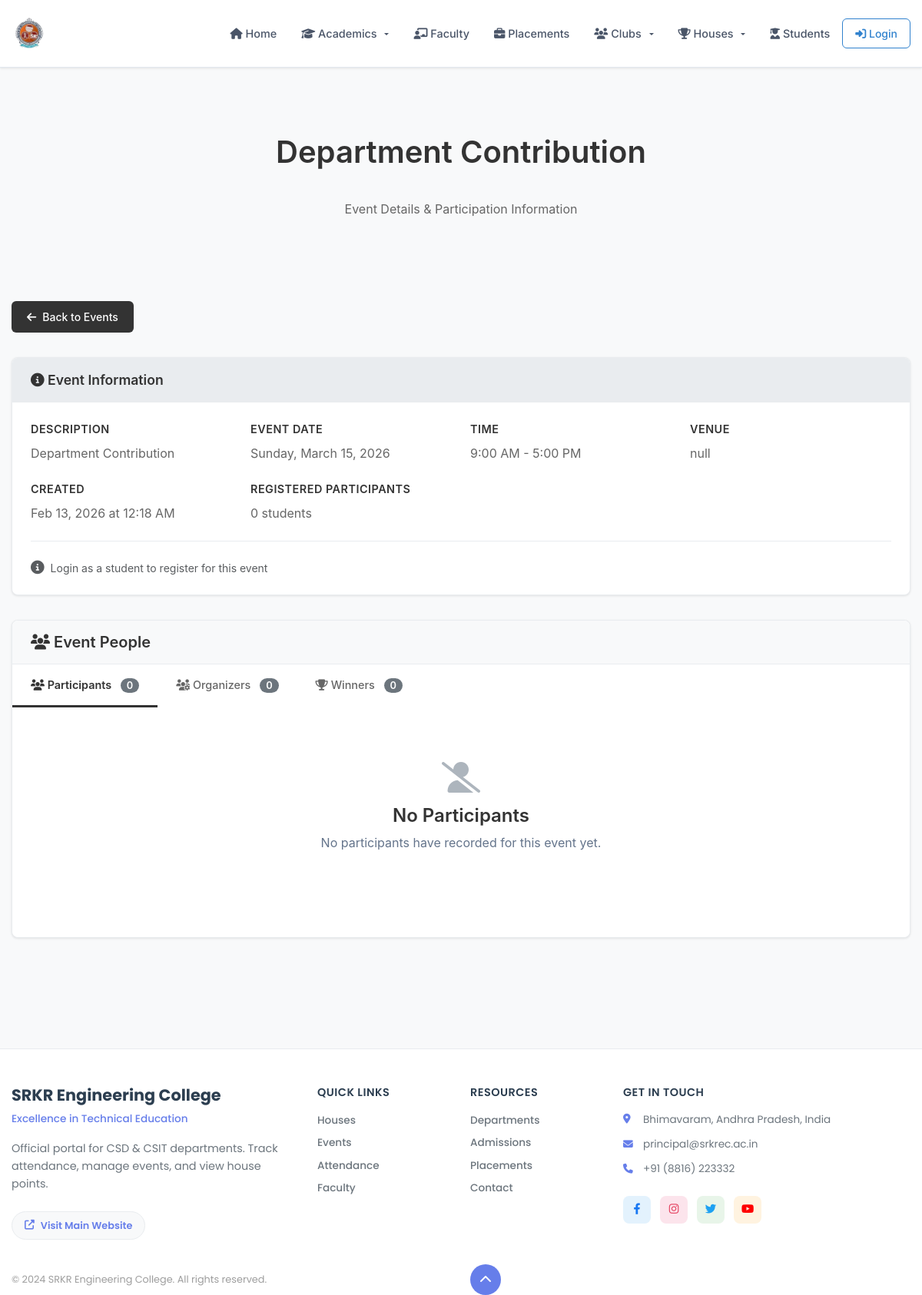
The app's page /event_detail.php?event_id=1 with its own data.
### tables this page shows
CREATE TABLE `events` (
  `event_id` int(11) NOT NULL,
  `admin_id` int(11) NOT NULL,
  `title` varchar(100) NOT NULL,
  `description` text DEFAULT NULL,
  `venue` varchar(150) DEFAULT NULL,
  `event_date` date NOT NULL,
  `start_time` time NOT NULL,
  `end_time` time DEFAULT NULL,
  `image_path` varchar(255) DEFAULT NULL,
  `created_at` timestamp NOT NULL DEFAULT current_timestamp(),
  `updated_at` timestamp NOT NULL DEFAULT current_timestamp() ON UPDATE current_timestamp(),
  `hid` int(11) DEFAULT NULL,
  `accept_registrations` tinyint(1) NOT NULL DEFAULT 1,
  `participate_points` int(11) NOT NULL DEFAULT 5,
  `winner_points` int(11) NOT NULL DEFAULT 10,
  `runner_points` int(11) NOT NULL DEFAULT 8,
  `organiser_points` int(11) NOT NULL DEFAULT 7
);

### event_detail.php (the view, shortened to what this page needs)
<?php
include './connect.php';
$event_id = $_GET['event_id'] ?? null;
$organizers_data = [];
$participants_data = [];
$winners_data = [];
$event_query = "SELECT * FROM events WHERE event_id = ?";
$stmt = mysqli_prepare($conn, $event_query);
mysqli_stmt_bind_param($stmt, "i", $event_id);
mysqli_stmt_execute($stmt);
$event_result = mysqli_stmt_get_result($stmt);
$event_data = mysqli_fetch_assoc($event_result);
?>
<!DOCTYPE html>
<html lang="en">
<head>
    <?php include "./head.php"; ?>
</head>
<body>
    <?php include "nav.php"; ?>
    <div class="page-header">
        <div class="container">
            <h1 class="page-title"><?php echo htmlspecialchars($event_data['title']); ?></h1>
            <p class="page-subtitle">Event Details & Participation Information</p>
        </div>
    </div>
    <div class="main-content">
        <div class="container">
            <div class="back-nav">
                <a href="events_overview.php" class="back-btn">
                    <i class="fas fa-arrow-left"></i>
                    Back to Events
                </a>
            </div>
            <div class="detail-card">
                <div class="detail-card-header">
                    <i class="fas fa-info-circle"></i> Event Information
                </div>
                <div class="detail-card-body">
                    <div class="event-info-grid">
                        <div class="info-item">
                            <div class="info-label">Description</div>
                            <div class="info-value"><?php echo nl2br(htmlspecialchars($event_data['description'])); ?></div>
                        </div>
                        <div class="info-item">
                            <div class="info-label">Event Date</div>
                            <div class="info-value"><?php echo date('l, F j, Y', strtotime($event_data['event_date'])); ?></div>
                        </div>
                        <div class="info-item">
                            <div class="info-label">Time</div>
                            <div class="info-value"><?php echo date('g:i A', strtotime($event_data['start_time'])); ?> - <?php echo date('g:i A', strtotime($event_data['end_time'])); ?></div>
                        </div>
                        <div class="info-item">
                            <div class="info-label">Venue</div>
                            <div class="info-value"><?php echo htmlspecialchars($event_data['venue']); ?></div>
                        </div>
                        <div class="info-item">
                            <div class="info-label">Created</div>
                            <div class="info-value"><?php echo date('M j, Y \a\t g:i A', strtotime($event_data['created_at'])); ?></div>
                        </div>
                        <div class="info-item">
                            <div class="info-label">Registered Participants</div>
                            <div class="info-value">
                                <?php
                                $count_query = "SELECT COUNT(*) as total FROM registrations WHERE event_id = ? AND status != 'cancelled'";
                                $count_stmt = mysqli_prepare($conn, $count_query);
                                mysqli_stmt_bind_param($count_stmt, "i", $event_id);
                                mysqli_stmt_execute($count_stmt);
                                $count_result = mysqli_stmt_get_result($count_stmt);
                                $registration_count = mysqli_fetch_assoc($count_result)['total'];
                                echo $registration_count . " student" . ($registration_count != 1 ? "s" : "");
                                ?>
                            </div>
                        </div>
                    </div>
                    <div class="mt-4 pt-4 border-top">
                        <?php
                        $is_student_logged_in = isset($_SESSION['student_logged_in']) && $_SESSION['student_logged_in'];
                        ?>
                        <div class="d-flex justify-content-between align-items-center flex-wrap gap-3">
                            <div class="registration-info">
                                <?php if (!$is_student_logged_in): ?>
                                    <div class="d-flex align-items-center">
                                        <i class="fas fa-info-circle text-muted me-2"></i>
                                        <span class="text-muted">Login as a student to register for this event</span>
                                    </div>
                                <?php endif; ?>
                            </div>
                        </div>
                    </div>
                </div>
            </div>
            <?php
            $event_datetime = $event_data['event_date'] . ' ' . $event_data['end_time'];
            $current_datetime = date('Y-m-d H:i:s');
            $event_has_ended = strtotime($event_datetime) < strtotime($current_datetime);
            ?>
            <?php if ($event_has_ended): ?>
            <div class="detail-card">
                <div class="tab-header">
                    <h5 class="mb-0" style="color: #333; font-weight: 600;">
                        <i class="fas fa-users"></i> Event People
                    </h5>
                </div>
                <ul class="nav nav-tabs event-tabs" id="eventPeopleTabs" role="tablist">
                    <li class="nav-item" role="presentation">
                        <button class="nav-link active" id="participants-tab" data-bs-toggle="tab" data-bs-target="#participants" type="button" role="tab" aria-controls="participants" aria-selected="true">
                            <i class="fas fa-users"></i> Participants
                            <span class="tab-count"><?php echo count($participants_data); ?></span>
                        </button>
                    </li>
                    <li class="nav-item" role="presentation">
                        <button class="nav-link" id="organizers-tab" data-bs-toggle="tab" data-bs-target="#organizers" type="button" role="tab" aria-controls="organizers" aria-selected="false">
                            <i class="fas fa-users-cog"></i> Organizers
                            <span class="tab-count"><?php echo count($organizers_data); ?></span>
                        </button>
                    </li>
                    <li class="nav-item" role="presentation">
                        <button class="nav-link" id="winners-tab" data-bs-toggle="tab" data-bs-target="#winners" type="button" role="tab" aria-controls="winners" aria-selected="false">
                            <i class="fas fa-trophy"></i> Winners
                            <span class="tab-count"><?php echo count($winners_data); ?></span>
                        </button>
                    </li>
                </ul>
                <div class="tab-content" id="eventPeopleTabContent">
                    <div class="tab-pane fade show active" id="participants" role="tabpanel" aria-labelledby="participants-tab">
                        <?php if (!empty($participants_data)): ?>
                            <div class="table-container">
                                <table class="table">
                                    <thead>
                                        <tr>
                                            <th>Student Name</th>
                                            <th>Student ID</th>
                                            <th>Status</th>
                                            <th>Points</th>
                                            <th>Registered</th>
                                        </tr>
                                    </thead>
                                    <tbody>
                                        <?php foreach ($participants_data as $participant): ?>
                                            <tr>
                                                <td><?php echo htmlspecialchars($participant['student_name']); ?></td>
                                                <td><?php echo htmlspecialchars($participant['student_id']); ?></td>
                                                <td>
                                                    <span class="status-badge status-<?php echo strtolower($participant['participation_status']); ?>">
                                                        <?php echo htmlspecialchars($participant['participation_status']); ?>
                                                    </span>
                                                </td>
                                                <td><span class="points-badge"><?php echo htmlspecialchars($participant['points']); ?></span></td>
                                                <td><?php echo date('M j, Y g:i A', strtotime($participant['registered_at'])); ?></td>
                                            </tr>
                                        <?php endforeach; ?>
                                    </tbody>
                                </table>
                            </div>
                        <?php else: ?>
                            <div class="empty-state">
                                <i class="fas fa-user-slash"></i>
                                <h4>No Participants</h4>
                                <p>No participants have recorded for this event yet.</p>
                            </div>
                        <?php endif; ?>
                    </div>
                </div>
            </div>
            <?php endif; ?>
        </div>
    </div>
    <?php include "footer.php"; ?>
</body>
</html>

### assets/css/typography-standards.css (style rules this page uses)
:root { --font-primary: 'Poppins', -apple-system, BlinkMacSystemFont, 'Segoe UI', Roboto, sans-serif; --fw-light: 300; --fw-regular: 400; --fw-medium: 500; --fw-semibold: 600; --fw-bold: 700; --fw-extrabold: 800; --fw-black: 900; --fs-hero: 4rem; --fs-h1: 2.8rem; --fs-h2: 2.2rem; --fs-h3: 1.8rem; --fs-h4: 1.5rem; --fs-h5: 1.25rem; --fs-h6: 1.1rem; --fs-body-large: 1.2rem; --fs-body: 1rem; --fs-body-small: 0.9rem; --fs-caption: 0.8rem; --fs-tiny: 0.7rem; --lh-tight: 1.1; --lh-snug: 1.2; --lh-normal: 1.5; --lh-relaxed: 1.6; --lh-loose: 1.8; --color-text-primary: #1e293b; --color-text-secondary: #64748b; --color-text-light: #94a3b8; --color-accent: #3b82f6; --color-success: #10b981; --color-warning: #f59e0b; --color-error: #ef4444; }
* { box-sizing: border-box; }
body { font-family: var(--font-primary); font-size: var(--fs-body); line-height: var(--lh-normal); color: var(--color-text-primary); font-weight: var(--fw-regular); -webkit-font-smoothing: antialiased; -moz-osx-font-smoothing: grayscale; }
.text-body, p { font-size: var(--fs-body); font-weight: var(--fw-regular); line-height: var(--lh-normal); color: var(--color-text-secondary); margin-bottom: 16px; }
h1 { font-size: var(--fs-h1); font-weight: var(--fw-extrabold); line-height: var(--lh-tight); margin-bottom: 20px; }
h4 { font-size: var(--fs-h4); font-weight: var(--fw-semibold); line-height: var(--lh-snug); margin-bottom: 12px; }
h5 { font-size: var(--fs-h5); font-weight: var(--fw-medium); line-height: var(--lh-snug); margin-bottom: 10px; }
.page-header { text-align: center; margin-bottom: 60px; }
ul, ol { font-size: var(--fs-body-small); line-height: var(--lh-normal); color: var(--color-text-secondary); }
a { font-weight: var(--fw-medium); color: var(--color-accent); text-decoration: none; }
@media (max-width: 1200px) { :root { --fs-hero: 3.5rem; --fs-h1: 2.5rem; --fs-h2: 2rem; --fs-h3: 1.6rem; } }

### head.php (style rules this page uses)
:root { --primary-blue: #076593; --secondary-blue: #0089E4; --light-blue: #f4f8fb; --white: #ffffff; --gray-light: #f8f9fa; --gray-medium: #6c757d; --gray-dark: #343a40; }
* { margin: 0; padding: 0; box-sizing: border-box; }
body { font-family: 'Poppins', sans-serif; background: var(--white); color: var(--gray-dark); line-height: 1.5; font-size: 14px; }
.page-title { background: linear-gradient(135deg, var(--primary-blue) 0%, var(--secondary-blue) 100%); color: var(--white); padding: 40px 0; text-align: center; }
.main-content { padding: 40px 0; min-height: 60vh; }
@media (max-width: 1200px) { .container { max-width: 100%; padding-left: 15px; padding-right: 15px; } }

### nav.php (style rules this page uses)
* { margin: 0; padding: 0; box-sizing: border-box; }
body { margin: 0 !important; padding: 0 !important; }
.navbar-nav li, .navbar-nav li::before, .nav-item, .nav-item::before { list-style: none !important; content: none !important; margin-left: 0 !important; padding-left: 0 !important; }

### records on screen
events: title "Department Contribution", description "Department Contribution", event_date "Sunday, March 15, 2026", start_time "9:00 AM", end_time "5:00 PM", venue "null", created_at "Feb 13, 2026 at 12:18 AM"

### other values on screen
$registration_count "0"
count($participants_data) "0"
count($organizers_data) "0"
count($winners_data) "0"
